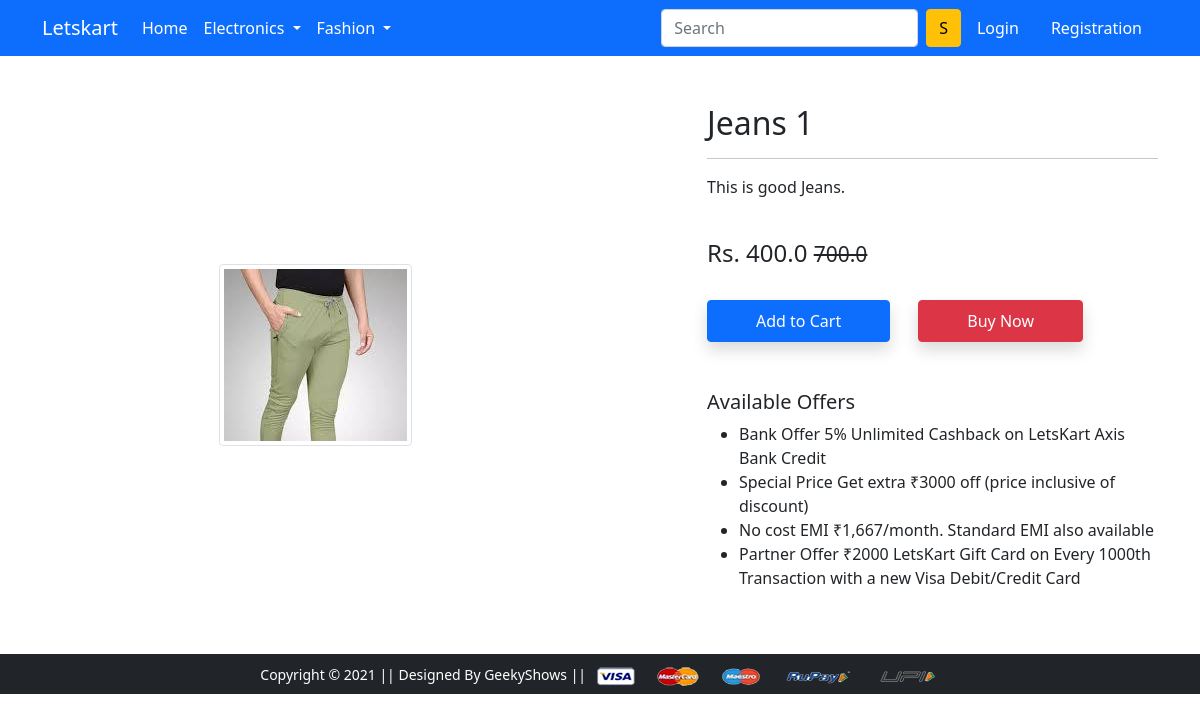
Screenshot of /product-detail/1 with the database file from the repository.
### app/models.py (models this page shows, shortened)
class Product(models.Model):
    title = models.CharField(max_length=100)
    selling_price = models.FloatField()
    discounted_price = models.FloatField()
    description = models.TextField()
    brand = models.CharField(max_length=100)
    category = models.CharField(choices=CATEGORY_CHOICES,max_length=2)
    product_image = models.ImageField(upload_to='productimg')

### app/views.py (the view)
# urls.py: path('product-detail/<int:pk>', views.ProductDetailView.as_view(), name='product-detail'),
class ProductDetailView(View):
  def get(self,request,pk):
    if request.user.is_authenticated:
      cartcount = cart_count(request)
    else:
      cartcount = ''
    product = Product.objects.get(pk=pk)
    prod_already_in_cart = Cart.objects.filter(Q(product = product) & Q(user=request.user.id)).exists()
    return render(request,'app/productdetail.html',{'product':product,'prod_already_in_cart':prod_already_in_cart,'cartcount':cartcount})

### app/templates/app/productdetail.html (shortened to what this page needs)
{% extends 'app/base.html' %}
{% load static %}
{% block main-content %}
<div class="container my-5">
 <div class="row">
  <div class="col-sm-6 text-center align-self-center">
   <img src="{{ product.product_image.url }}" alt="" class="img-fluid img-size img-thumbnail">
  </div>
  <div class="col-sm-5 offset-sm-1">
   <h2>{{product.title}}</h2>
   <hr>
   <p>{{product.description}}</p> <br>
   <h4>Rs. {{product.discounted_price}} <small class="fw-light text-decoration-line-through">{{product.selling_price}}</small></h4> <br>
  <form class="d-inline" action="{% url "add-to-cart" %}" method="get">
    {% if prod_already_in_cart %}
    <button type="submit" class='btn btn-warning shadow px-5 py-2'>Go to Cart</button>
      {% else %}
      <button type="submit" class='btn btn-primary shadow px-5 py-2'>Add to Cart</button>
      {% endif %}
  </form>
   <a href="{% url 'buy-now' %}" class="btn btn-danger shadow px-5 py-2 ms-4">Buy Now</a>
   <h5 class="mt-5">Available Offers</h5>
   <ul>
    <li>Bank Offer 5% Unlimited Cashback on LetsKart Axis Bank Credit</li>
    <li>Special Price Get extra ₹3000 off (price inclusive of discount)</li>
    <li>No cost EMI ₹1,667/month. Standard EMI also available</li>
    <li>Partner Offer ₹2000 LetsKart Gift Card on Every 1000th Transaction with a new Visa Debit/Credit Card</li>
   </ul>
  </div>
 </div>
</div>
{% endblock main-content %}

### rows the page displays
Product: product_image (picture), title "Jeans 1", description "This is good Jeans.", discounted_price "400.0", selling_price "700.0"
